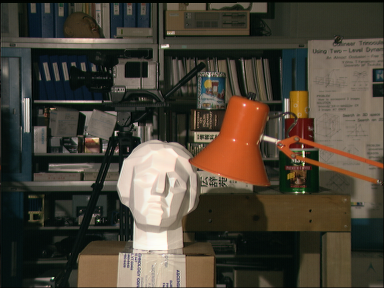
#> input picture _testcodes/이미지 깊이(Depth)를 측정/11.png, 384 x 288 px
$ python stereoTest.py
#> lines starting #> are read from the running program, lines starting #| are printed output that depends on the picture
# pip install opencv-contrib-python
# pip install opencv-python

import numpy as np
from sklearn.preprocessing import normalize
import cv2

print('loading images...')
imgL = cv2.imread('11.png')  # downscale images for faster processing if you like
#> imgL is the input picture: shape (288, 384, 3); mean B, G, R 55.3, 67.6, 74.7
imgR = cv2.imread('22.png')
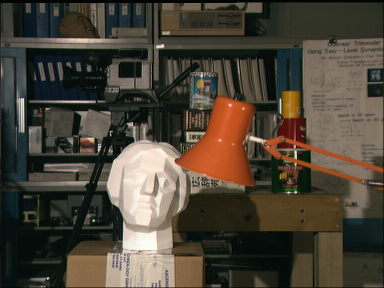
#> input picture _testcodes/이미지 깊이(Depth)를 측정/22.png, 384 x 288 px
#> imgR is the input picture: shape (288, 384, 3); mean B, G, R 55.4, 67.9, 75.3

imgL = cv2.resize(imgL, (1280, 960))
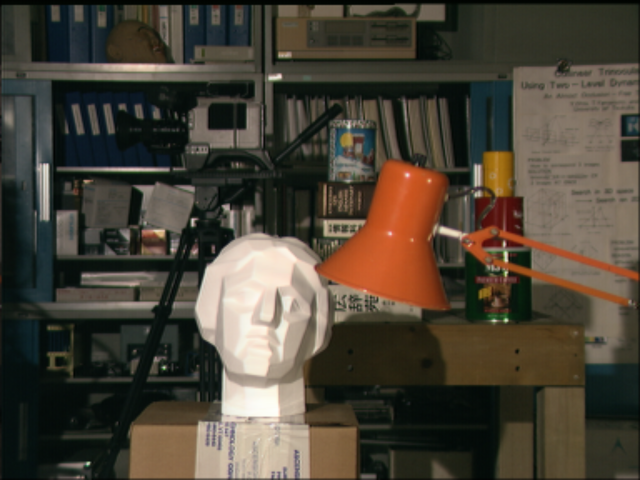
#> imgL: shape (960, 1280, 3) (shown at 1/2 size); mean B, G, R 55.2, 67.5, 74.6
imgR = cv2.resize(imgR, (1280, 960))
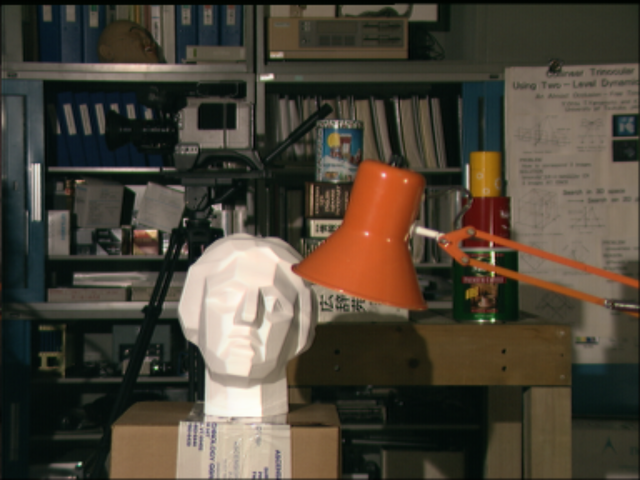
#> imgR: shape (960, 1280, 3) (shown at 1/2 size); mean B, G, R 55.3, 67.8, 75.2

# SGBM Parameters -----------------
window_size = 3  # wsize default 3; 5; 7 for SGBM reduced size image; 15 for SGBM full size image (1300px and above); 5 Works nicely

left_matcher = cv2.StereoSGBM_create(
    minDisparity=0,
    numDisparities=160,  # max_disp has to be dividable by 16 f. E. HH 192, 256
    blockSize=5,
    P1=8 * 3 * window_size ** 2,
    # wsize default 3; 5; 7 for SGBM reduced size image; 15 for SGBM full size image (1300px and above); 5 Works nicely
    P2=32 * 3 * window_size ** 2,
    disp12MaxDiff=1,
    uniquenessRatio=15,
    speckleWindowSize=0,
    speckleRange=2,
    preFilterCap=63,
    mode=cv2.STEREO_SGBM_MODE_SGBM_3WAY
)

right_matcher = cv2.ximgproc.createRightMatcher(left_matcher)

# FILTER Parameters
lmbda = 80000
sigma = 1.2
visual_multiplier = 1.0

wls_filter = cv2.ximgproc.createDisparityWLSFilter(matcher_left=left_matcher)
wls_filter.setLambda(lmbda)
wls_filter.setSigmaColor(sigma)

print('computing disparity...')
displ = left_matcher.compute(imgL, imgR)  # .astype(np.float32)/16
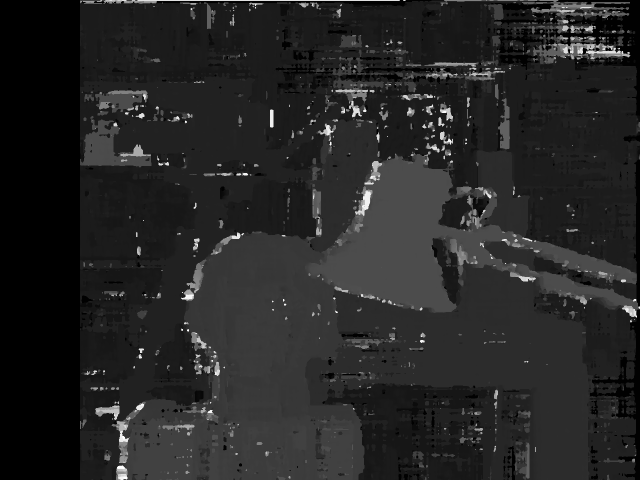
#> displ: shape (960, 1280) int16 (shown at 1/2 size); min -16, max 2544, mean 366.4; drawn with min black and max white
dispr = right_matcher.compute(imgR, imgL)  # .astype(np.float32)/16
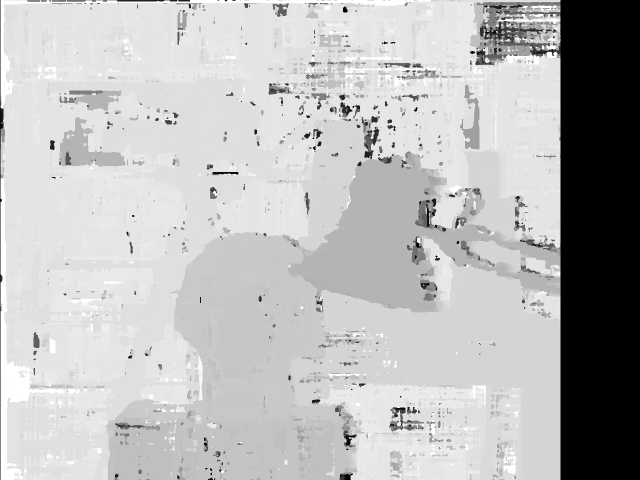
#> dispr: shape (960, 1280) int16 (shown at 1/2 size); min -2560, max 0, mean -686.8; drawn with min black and max white
displ = np.int16(displ)
dispr = np.int16(dispr)
filteredImg = wls_filter.filter(displ, imgL, None, dispr)  # important to put "imgL" here!!!
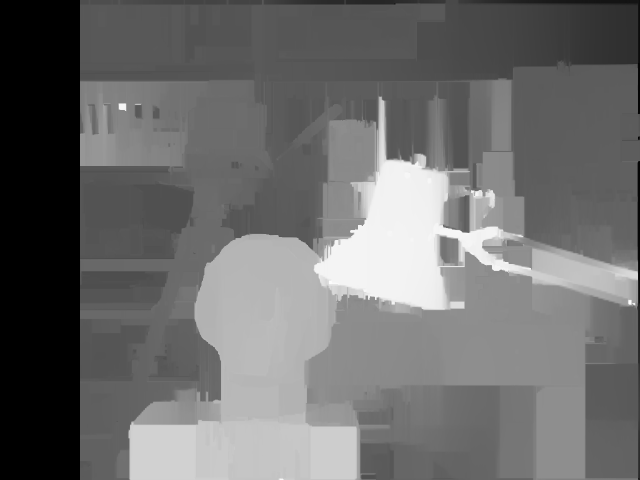
#> filteredImg: shape (960, 1280) int16 (shown at 1/2 size); min -16, max 779, mean 323.8; drawn with min black and max white

filteredImg = cv2.normalize(src=filteredImg, dst=filteredImg, beta=0, alpha=255, norm_type=cv2.NORM_MINMAX);
filteredImg = np.uint8(filteredImg)
cv2.imshow('Disparity Map', filteredImg)
cv2.waitKey()
cv2.destroyAllWindows()
